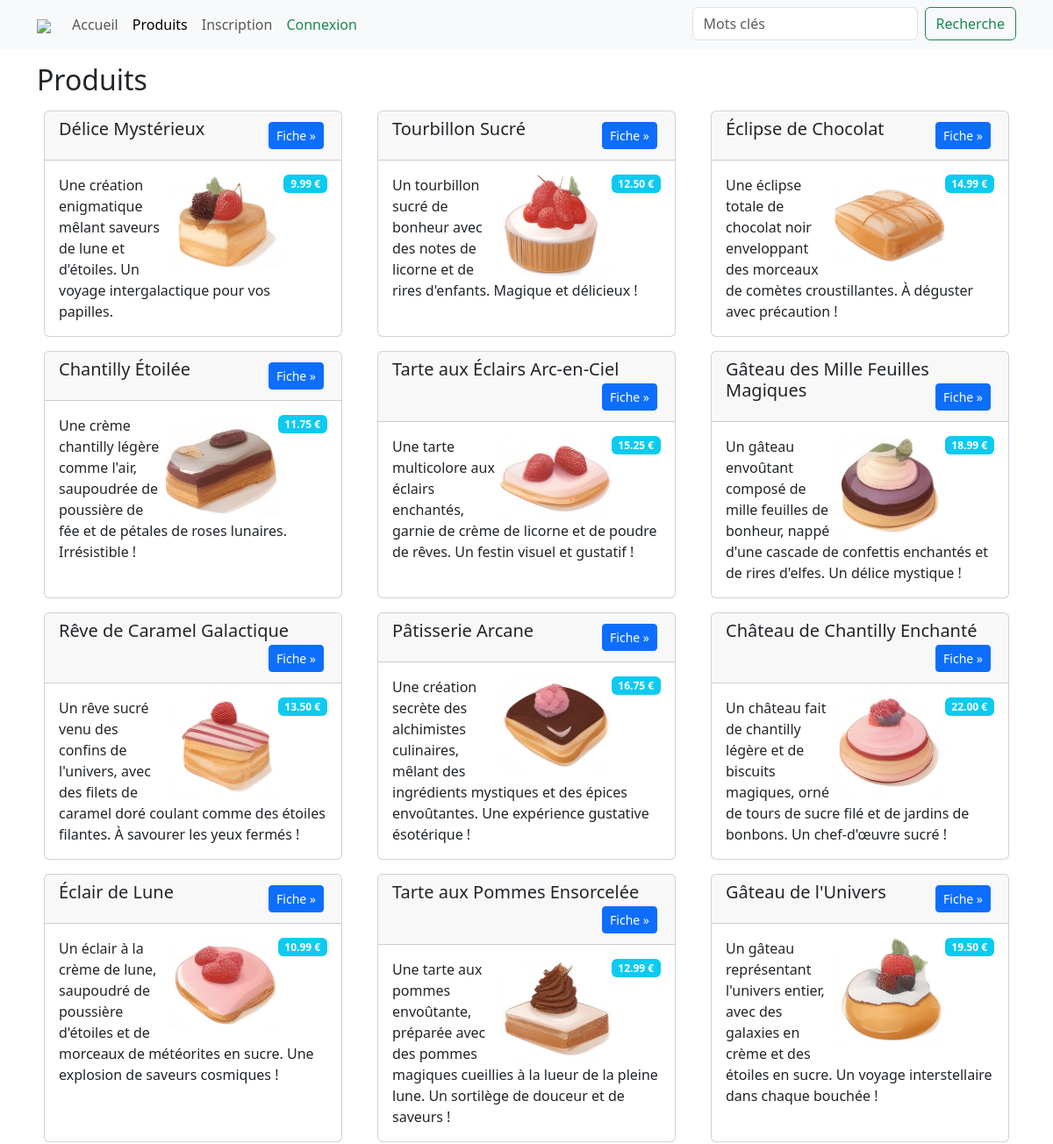
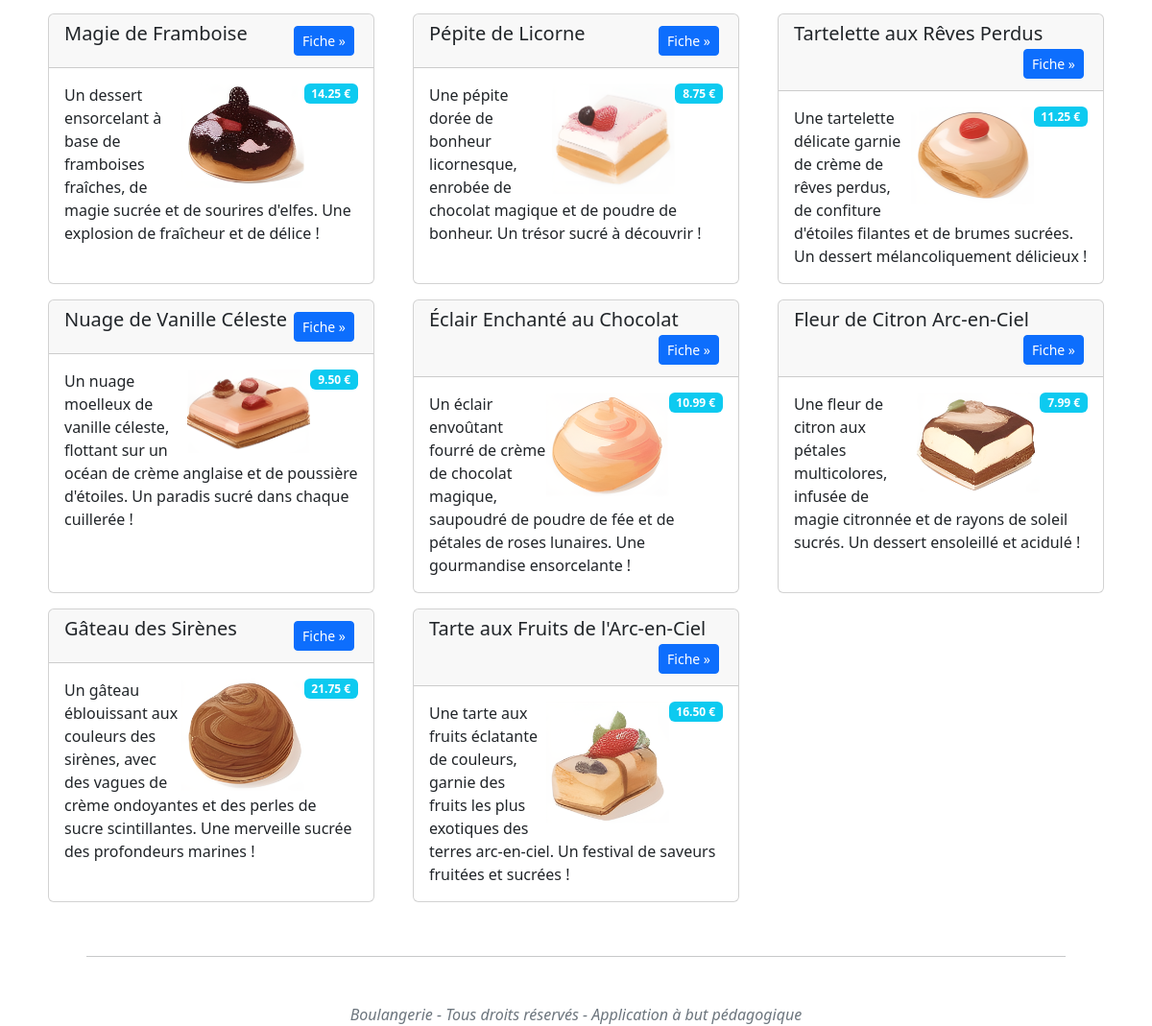
/products.php, run on the app's committed database (2 pictures, top to bottom).
### tables this page shows
CREATE TABLE `products` (
  `id` int NOT NULL,
  `name` text NOT NULL,
  `description` text NOT NULL,
  `price` decimal(5,2) NOT NULL
);

### includes/auth.php (called while the page is built, shortened)
<?php
function is_logged_in(): bool
{
    return isset($_SESSION['user']);
}

### includes/db.php (called while the page is built, shortened)
<?php
require_once("includes/config.php");
$pdo = new PDO(
    "mysql:host=$database_host;dbname=$database_name;charset=utf8",
    $database_user,
    $database_password
);
function get_products(): array
{
    global $pdo;
    $sql = "SELECT * FROM products";
    $stmt = $pdo->prepare($sql);
    $stmt->execute();
    return $stmt->fetchAll(PDO::FETCH_ASSOC);
}

### includes/products.php (the view)
<div class="row">
    <?php foreach ($products as $product) { ?>
        <div class="col-sm-4">
            <div class="p-2 h-100">
                <div class="card h-100">
                    <div class="card-header">
                        <h5 class="card-title">
                            <?php echo $product['name']; ?>
                            <a class="btn btn-primary btn-sm m-1 float-end" href="product.php?id=<?= $product['id']; ?>">Fiche &raquo;</a>
                        </h5>
                    </div>
                    <div class="card-body">
                        <span class="badge bg-info badge-pill float-end">
                            <?php echo $product['price']; ?> €
                        </span>
                        <img src="products/<?php echo $product['id']; ?>.png" width="128" class="float-end" alt="<?php echo $product['name']; ?>" />
                        <p class="card-text"><?php echo $product['description']; ?></p>
                    </div>
                </div>
            </div>
        </div>
    <?php } ?>
</div>

### includes/header.php (shortened to what this page needs)
<?php
require_once("includes/auth.php");
require_once("includes/db.php");
?>
<!DOCTYPE html>
<html lang="en">
<head>
    <link rel="stylesheet" href="bootstrap/css/bootstrap.min.css">
</head>
<body>
    <?php
    $page = $_SERVER['PHP_SELF'];
    function menu_link(string $url, string $label, string $class = "")
    {
        global $page;
    ?>
        <a class="nav-link <?= $class ?> <?php if ($page == $url) { ?>active<?php } ?>" href="<?= $url; ?>"><?= $label ?></a>
    <?php
    }
    ?>
    <nav class="navbar navbar-expand-lg bg-light mb-3">
        <div class="container">
            <div class="d-flex justify-content-between w-100">
                <div class="d-flex">
                    <a class="navbar-brand" href="/">
                        <img src="imgs/croissant.png" width="48" />
                    </a>
                    <ul class="navbar-nav">
                        <li class="nav-item">
                            <?php menu_link("/index.php", "Accueil"); ?>
                        </li>
                        <li class="nav-item">
                            <?php menu_link("/products.php", "Produits"); ?>
                        </li>
                        <?php if (is_logged_in()) { ?>
                            <li class="nav-item">
                                <?php menu_link("/account.php", "Mon compte"); ?>
                            </li>
                            <li class="nav-item">
                                <?php menu_link("/logout.php", "Déconnexion [" . get_user()["email"] . "]", "text-danger"); ?>
                            </li>
                        <?php } else { ?>
                            <li class="nav-item">
                            </li>
                            <li class="nav-item">
                            </li>
                        <?php } ?>
                    </ul>
                </div>
                <div>
                    <form class="d-flex" role="search" action="/search.php">
                        <input class="form-control me-2" type="search" placeholder="Mots clés" name="q">
                        <button class="btn btn-outline-success" type="submit">Recherche</button>
                    </form>
                </div>
            </div>
        </div>
    </nav>
    <div class="container">

### products.php
<?php require('includes/db.php'); ?>
<?php require('includes/header.php'); ?>
<h2>
    Produits
</h2>
<?php
$products = get_products();
include('includes/products.php');
?>
<?php require('includes/footer.php'); ?>

### includes/footer.php
<hr class="m-5"/>
<div class="text-secondary text-center">
    <em>Boulangerie - Tous droits réservés - Application à but pédagogique</em>
</div>
</body>
</html>

### data on the page
products: name "Délice Mystérieux", price "9.99", shows a picture, description "Une création enigmatique mêlant saveurs de lune et d'étoiles. Un voyage intergalactique pour vos papilles."
products: name "Tourbillon Sucré", price "12.50", shows a picture, description "Un tourbillon sucré de bonheur avec des notes de licorne et de rires d'enfants. Magique et délicieux !"
products: name "Éclipse de Chocolat", price "14.99", shows a picture, description "Une éclipse totale de chocolat noir enveloppant des morceaux de comètes croustillantes. À déguster avec précaution !"
products: name "Chantilly Étoilée", price "11.75", shows a picture, description "Une crème chantilly légère comme l'air, saupoudrée de poussière de fée et de pétales de roses lunaires. Irrésistible !"
products: name "Tarte aux Éclairs Arc-en-Ciel", price "15.25", shows a picture, description "Une tarte multicolore aux éclairs enchantés, garnie de crème de licorne et de poudre de rêves. Un festin visuel et gustatif !"
products: name "Gâteau des Mille Feuilles Magiques", price "18.99", shows a picture, description "Un gâteau envoûtant composé de mille feuilles de bonheur, nappé d'une cascade de confettis enchantés et de rires d'elfes. Un délice mystique !"
products: name "Rêve de Caramel Galactique", price "13.50", shows a picture, description "Un rêve sucré venu des confins de l'univers, avec des filets de caramel doré coulant comme des étoiles filantes. À savourer les yeux fermés !"
products: name "Pâtisserie Arcane", price "16.75", shows a picture, description "Une création secrète des alchimistes culinaires, mêlant des ingrédients mystiques et des épices envoûtantes. Une expérience gustative ésotérique !"
products: name "Château de Chantilly Enchanté", price "22.00", shows a picture, description "Un château fait de chantilly légère et de biscuits magiques, orné de tours de sucre filé et de jardins de bonbons. Un chef-d'œuvre sucré !"
products: name "Éclair de Lune", price "10.99", shows a picture, description "Un éclair à la crème de lune, saupoudré de poussière d'étoiles et de morceaux de météorites en sucre. Une explosion de saveurs cosmiques !"
products: name "Tarte aux Pommes Ensorcelée", price "12.99", shows a picture, description "Une tarte aux pommes envoûtante, préparée avec des pommes magiques cueillies à la lueur de la pleine lune. Un sortilège de douceur et de saveurs !"
products: name "Gâteau de l'Univers", price "19.50", shows a picture, description "Un gâteau représentant l'univers entier, avec des galaxies en crème et des étoiles en sucre. Un voyage interstellaire dans chaque bouchée !"
products: name "Magie de Framboise", price "14.25", shows a picture, description "Un dessert ensorcelant à base de framboises fraîches, de magie sucrée et de sourires d'elfes. Une explosion de fraîcheur et de délice !"
products: name "Pépite de Licorne", price "8.75", shows a picture, description "Une pépite dorée de bonheur licornesque, enrobée de chocolat magique et de poudre de bonheur. Un trésor sucré à découvrir !"
products: name "Tartelette aux Rêves Perdus", price "11.25", shows a picture, description "Une tartelette délicate garnie de crème de rêves perdus, de confiture d'étoiles filantes et de brumes sucrées. Un dessert mélancoliquement délicieux !"
products: name "Nuage de Vanille Céleste", price "9.50", shows a picture, description "Un nuage moelleux de vanille céleste, flottant sur un océan de crème anglaise et de poussière d'étoiles. Un paradis sucré dans chaque cuillerée !"
products: name "Éclair Enchanté au Chocolat", price "10.99", shows a picture, description "Un éclair envoûtant fourré de crème de chocolat magique, saupoudré de poudre de fée et de pétales de roses lunaires. Une gourmandise ensorcelante !"
products: name "Fleur de Citron Arc-en-Ciel", price "7.99", shows a picture, description "Une fleur de citron aux pétales multicolores, infusée de magie citronnée et de rayons de soleil sucrés. Un dessert ensoleillé et acidulé !"
products: name "Gâteau des Sirènes", price "21.75", shows a picture, description "Un gâteau éblouissant aux couleurs des sirènes, avec des vagues de crème ondoyantes et des perles de sucre scintillantes. Une merveille sucrée des profondeurs marines !"
products: name "Tarte aux Fruits de l'Arc-en-Ciel", price "16.50", shows a picture, description "Une tarte aux fruits éclatante de couleurs, garnie des fruits les plus exotiques des terres arc-en-ciel. Un festival de saveurs fruitées et sucrées !"

### other printed values
$label "Accueil Produits Inscription Connexion"
